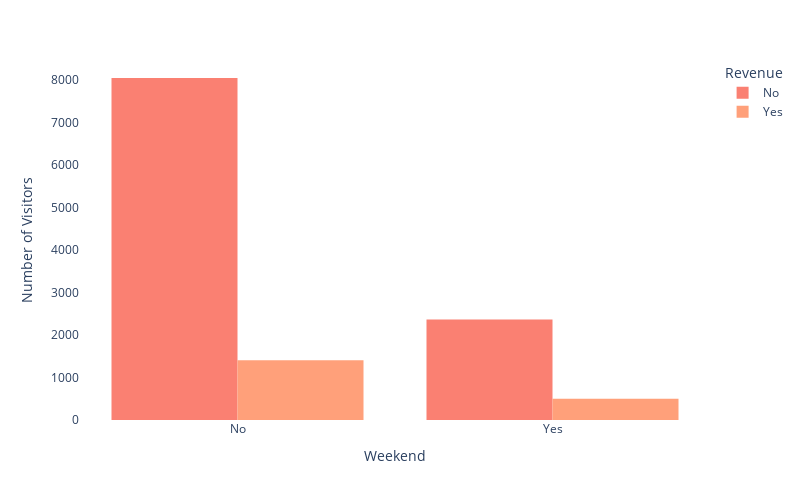

The notebook cell saved with this chart:
### Markdown cell above
### Revenue during weekend

### Code cell
color_map = {'Yes': 'lightsalmon', 'No': 'salmon'}

fig = px.histogram(df, x=df['Weekend'].map({'1': 'Yes', '0': 'No'}), color=df['Revenue'].map({'1': 'Yes', '0': 'No'}), barmode='group',
                   title='',
                  color_discrete_map=color_map)

fig.update_layout(yaxis_title='Number of Visitors',
                  xaxis_title='Weekend',width=800,height=500,
                  legend_title_text='Revenue',
                  plot_bgcolor='white')
fig.show()

### Figure 1 — Plotly figure (JSON) as saved in the notebook; plotly's stock layout.template omitted (floating-point values rounded to 4 significant figures; data arrays with more than 128 entries replaced by an {"elided": "..."} marker saying what was removed)
{"data": [{"alignmentgroup": "True", "bingroup": "x", "hovertemplate": "color=No<br>x=%{x}<br>count=%{y}<extra></extra>", "legendgroup": "No", "marker": {"color": "salmon", "pattern": {"shape": ""}}, "name": "No", "offsetgroup": "No", "orientation": "v", "showlegend": true, "type": "histogram", "x": {"elided": "10422 str values"}, "xaxis": "x", "yaxis": "y"}, {"alignmentgroup": "True", "bingroup": "x", "hovertemplate": "color=Yes<br>x=%{x}<br>count=%{y}<extra></extra>", "legendgroup": "Yes", "marker": {"color": "lightsalmon", "pattern": {"shape": ""}}, "name": "Yes", "offsetgroup": "Yes", "orientation": "v", "showlegend": true, "type": "histogram", "x": {"elided": "1908 str values"}, "xaxis": "x", "yaxis": "y"}], "layout": {"barmode": "group", "height": 500, "legend": {"title": {"text": "Revenue"}, "tracegroupgap": 0}, "margin": {"t": 60}, "plot_bgcolor": "white", "width": 800, "xaxis": {"anchor": "y", "domain": [0, 1], "title": {"text": "Weekend"}}, "yaxis": {"anchor": "x", "domain": [0, 1], "title": {"text": "Number of Visitors"}}}}
